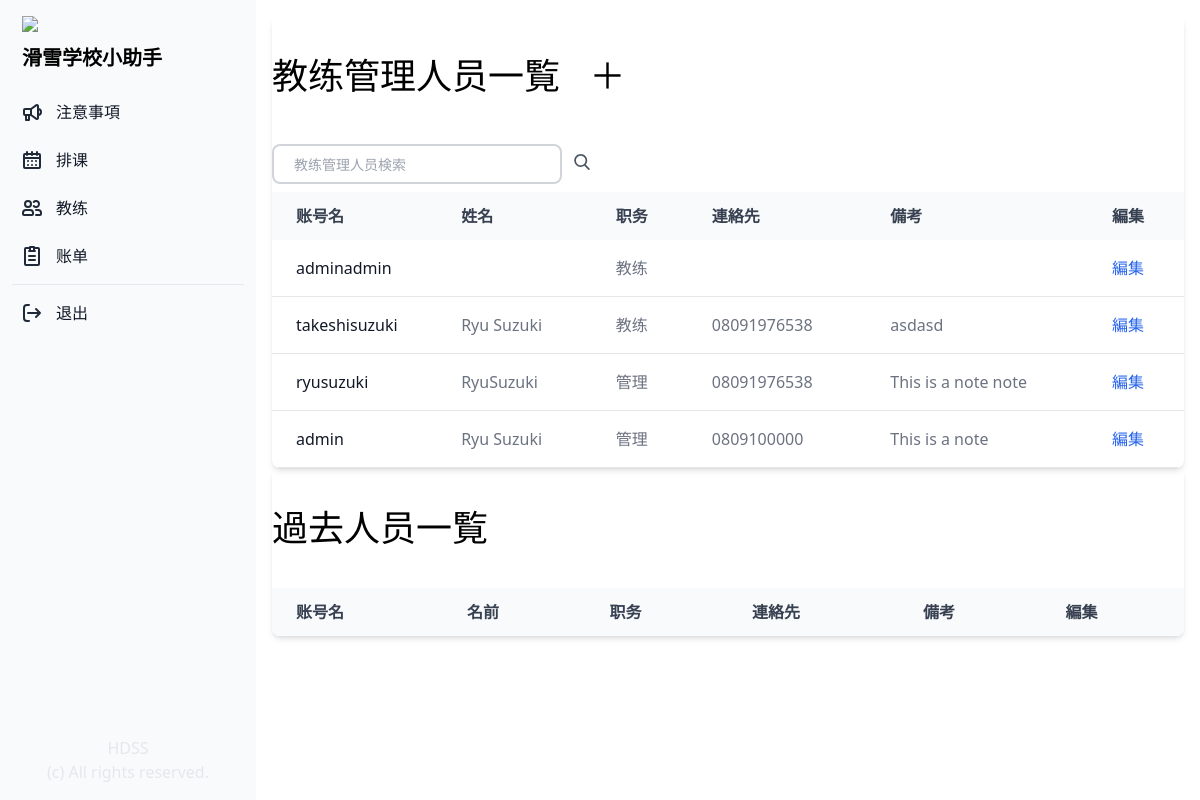
/profile_list/ (signed in), run on an earlier commit of the app's database.
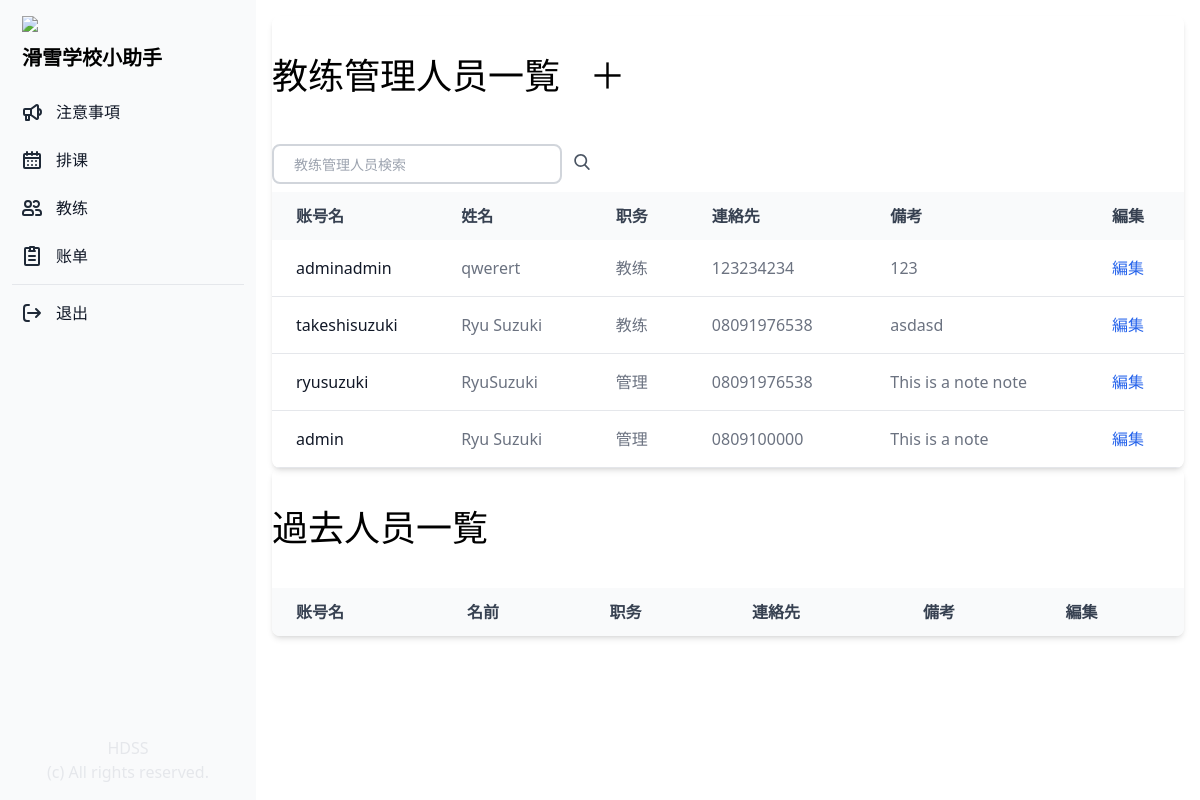
And on a later commit of the database.
### manager/models.py (models this page shows, shortened)
class Profile(models.Model):
    COLORS = (
        ('#808080', '灰色'),
        ('#ff6961', '赤色'),
        ('#ffb480', '橙色'),
        ('#f8f38d', '黄色'),
        ('#42d6a4', '緑色'),
        ('#08cad1', '水色'),
        ('#59adf6', '青色'),
        ('#9d94ff', '紫色'),
        ('#c780e8', '桃色'),
    )
    TYPE = (
        ('管理', '管理'),
        ('教练', '教练'),
        ('其他', '其他'),
    )
    SKI = (
        ('双板无极', '双板无极'),
        ('双板1级', '双板1级'),
        ('双板2级', '双板2级'),
        ('双板3级', '双板3级'),
        ('双板4级', '双板4级'),
    )
    SNOWBOARD = (
        ('单板无极', '单板无极'),
        ('单板1级', '单板1级'),
        ('单板2级', '单板2级'),
        ('单板3级', '单板3级'),
        ('单板4级', '单板4级'),
    )
    SKI_SYSTEM = (
        ('加拿大', '加拿大'),
        ('新西兰', '新西兰'),
        ('澳洲', '澳洲'),
        ('日本', '日本'),
        ('其他', '其他'),
        ('无', '无'),
    )
    SNOWBOARD_SYSTEM = (
        ('加拿大', '加拿大'),
        ('新西兰', '新西兰'),
        ('澳洲', '澳洲'),
        ('日本', '日本'),
        ('其他', '其他'),
        ('无', '无'),
    )
    user = models.OneToOneField(User, on_delete=models.CASCADE)
    birthday = models.DateField("生年月日", blank=True, null=True)
    color = models.CharField("教练色", max_length=30, choices=COLORS)
    contract_type = models.CharField("职务", max_length=50, choices=TYPE, default='教练')
    fullname = models.CharField("姓名", max_length=20, blank=True)
    phone = models.CharField("電話", max_length=20, blank=True)
    email = models.CharField("邮箱", max_length=50, blank=True)
    wechat = models.CharField("微信", max_length=20, blank=True)
    whatsapp = models.CharField("Whatsapp", max_length=20, blank=True)
    line = models.CharField("LINE", max_length=20, blank=True)
    ski_system = models.CharField("双板体系", max_length=50, choices=SKI_SYSTEM, default='加拿大')
    snowboard_system = models.CharField("单板体系", max_length=50, choices=SNOWBOARD_SYSTEM, default='加拿大')
    ski = models.CharField("级别", max_length=50, choices=SKI, default='双板1级')
    snowboard = models.CharField("级别", max_length=50, choices=SNOWBOARD, default='单板1级')
    accommodation = models.CharField("宿舍", max_length=20, blank=True)
    commission = models.DecimalField("提成", max_digits=10, decimal_places=2, default=0.00)
    note = models.CharField("備考", max_length=500, blank=True)
    is_active = models.BooleanField("現役中", default=True)
    date_created = models.DateTimeField("作成日", auto_now_add=True)
    updated_at = models.DateTimeField("更新日", auto_now=True)

### manager/views.py (the view)
# urls.py: path('profile_list/', views.profile_list, name="profile_list"),
@login_required(login_url='/login_user/')
def profile_list(request):
    if request.user.is_authenticated:
        profiles = Profile.objects.all().order_by('-date_created')
        contract = request.user.profile.contract_type
        if request.method == "POST":
            keyword = request.POST['keyword']
            result_list = Profile.objects.filter(fullname__contains=keyword).order_by('-date_created')
            return render(request, "profile/profile_search_list.html", {"result_list": result_list, "keyword": keyword})
        else:
            return render(request, "profile/profile_list.html", { "profiles": profiles, "contract": contract })
    else:
        return redirect('login_user')

### manager/templates/profile/profile_list.html (shortened to what the changed rows need)
{% extends "base.html" %}
{% block content %}
<div class="p-4 sm:ml-64">
    {% if contract == "下請け" %}
    {% else %}
    <div class="relative overflow-x-auto shadow-md sm:rounded-lg">
        <div class="px-auto">
            <h1 class="text-4xl py-10">教练管理人员一覧
                {% if contract == "管理" %}
                <a class="pl-5" href="{% url 'register_user' %}">＋</a>
                {% endif %}
            </h1>
        </div>
        <table class="w-full text-normal text-left rtl:text-right text-gray-500 dark:text-gray-400">
            <thead
                class="text-normal text-gray-700 uppercase bg-gray-50 whitespace-nowrap dark:bg-gray-700 dark:text-gray-400">
                <tr>
                    <th scope="col" class="px-6 py-3">
                        账号名
                    </th>
                    <th scope="col" class="px-6 py-3">
                        姓名
                    </th>
                    <th scope="col" class="px-6 py-3">
                        职务
                    </th>
                    <th scope="col" class="px-6 py-3">
                        連絡先
                    </th>
                    {% if contract == "管理" %}
                    <th scope="col" class="px-6 py-3">
                        備考
                    </th>
                    <th scope="col" class="px-6 py-3">
                        編集
                    </th>
                    {% endif %}
                </tr>
            </thead>
            <tbody>
                {% for profile in profiles %}
                {% if profile.is_active == True %}
                <tr class="border-b">
                    <th scope="row" class="pl-6 pr-3 py-4 font-medium whitespace-nowrap text-gray-900">
                        {{ profile.user }}
                    </th>
                    <td class="px-6 py-4 whitespace-nowrap">
                        {{ profile.fullname }}
                    </td>
                    <td class="px-6 py-4 whitespace-nowrap">
                        {{ profile.contract_type }}
                    </td>
                    <td class="px-6 py-4 whitespace-nowrap">
                        {{ profile.phone }}
                    </td>
                    {% if contract == "管理" %}
                    <td class="px-6 py-4 whitespace-nowrap">
                        {{ profile.note }}
                    </td>
                    <td class="px-6 py-4 whitespace-nowrap">
                        <a href="{% url 'update_profile' profile.id %}"
                            class="font-medium text-blue-600 hover:underline">編集</a>
                    </td>
                    {% endif %}
                </tr>
                {% endif %}
                {% endfor %}
            </tbody>
        </table>
    </div>
    <div class="relative overflow-x-auto shadow-md sm:rounded-lg">
        <div class="px-auto">
            <h1 class="text-4xl py-10">過去人员一覧</h1>
        </div>
        <table class="w-full text-normal text-left rtl:text-right text-gray-500 dark:text-gray-400">
            <thead
                class="text-normal text-gray-700 uppercase bg-gray-50 whitespace-nowrap dark:bg-gray-700 dark:text-gray-400">
                <tr>
                    <th scope="col" class="px-6 py-3">
                        账号名
                    </th>
                    <th scope="col" class="px-6 py-3">
                        名前
                    </th>
                    <th scope="col" class="px-6 py-3">
                        职务
                    </th>
                    <th scope="col" class="px-6 py-3">
                        連絡先
                    </th>
                    {% if contract == "管理" %}
                    <th scope="col" class="px-6 py-3">
                        備考
                    </th>
                    <th scope="col" class="px-6 py-3">
                        編集
                    </th>
                    {% endif %}
                </tr>
            </thead>
        </table>
    </div>
    {% endif %}
</div>
{% endblock content %}

What changed in the data, as far as the page shows it:
changed Profile "adminadmin": fullname (not shown) → "qwerert"; phone (not shown) → "123234234"; note (not shown) → "123"
